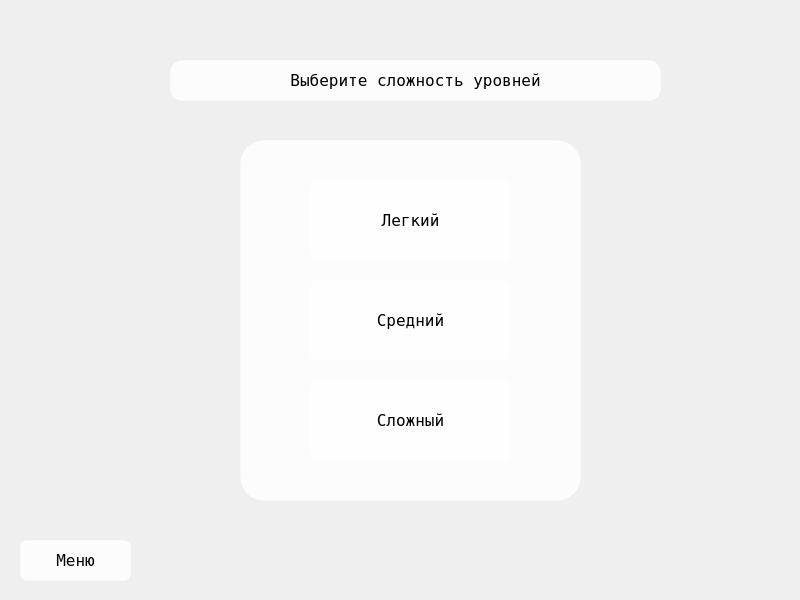
<?xml version="1.0" encoding="UTF-8"?>
<ui version="4.0">
 <class>MainWindow1</class>
 <widget class="QMainWindow" name="MainWindow1">
  <property name="geometry">
   <rect>
    <x>0</x>
    <y>0</y>
    <width>800</width>
    <height>600</height>
   </rect>
  </property>
  <property name="font">
   <font>
    <family>Fixedsys</family>
    <pointsize>12</pointsize>
   </font>
  </property>
  <property name="windowTitle">
   <string>Переливание</string>
  </property>
  <widget class="QWidget" name="centralwidget">
   <widget class="QLabel" name="label_2">
    <property name="geometry">
     <rect>
      <x>240</x>
      <y>140</y>
      <width>341</width>
      <height>361</height>
     </rect>
    </property>
    <property name="styleSheet">
     <string notr="true">background-color: rgba(255,255,255,200);
border: 1px solid rgba(255,255,255,70);
border-radius: 24px;</string>
    </property>
    <property name="text">
     <string/>
    </property>
   </widget>
   <widget class="QLabel" name="label_3">
    <property name="geometry">
     <rect>
      <x>170</x>
      <y>60</y>
      <width>491</width>
      <height>41</height>
     </rect>
    </property>
    <property name="font">
     <font>
      <family>Fixedsys</family>
      <pointsize>12</pointsize>
     </font>
    </property>
    <property name="styleSheet">
     <string notr="true">background-color: rgba(255,255,255,200);
border: 1px solid rgba(255,255,255,70);
border-radius: 12px;</string>
    </property>
    <property name="text">
     <string>Выберите сложность уровней</string>
    </property>
    <property name="alignment">
     <set>Qt::AlignCenter</set>
    </property>
    <property name="margin">
     <number>90</number>
    </property>
   </widget>
   <widget class="QPushButton" name="pushButton_27">
    <property name="geometry">
     <rect>
      <x>20</x>
      <y>540</y>
      <width>111</width>
      <height>41</height>
     </rect>
    </property>
    <property name="font">
     <font>
      <family>Fixedsys</family>
      <pointsize>12</pointsize>
     </font>
    </property>
    <property name="styleSheet">
     <string notr="true">QPushButton {
color: black;
background-color: rgba(255,255,255,200);
border: 1px solid rgba(255,255,255,70);
border-radius: 7px;
}
QPushButton:hover{
background-color: rgba(255,255,205,70);
}
QPushButton:pressed{
background-color: rgba(255,255,245,80);
}</string>
    </property>
    <property name="text">
     <string>Меню</string>
    </property>
   </widget>
   <widget class="QPushButton" name="pushButton_3">
    <property name="geometry">
     <rect>
      <x>310</x>
      <y>380</y>
      <width>201</width>
      <height>81</height>
     </rect>
    </property>
    <property name="font">
     <font>
      <family>Fixedsys</family>
      <pointsize>12</pointsize>
     </font>
    </property>
    <property name="styleSheet">
     <string notr="true">QPushButton {
color: black;
background-color: rgba(255,255,255,200);
border: 1px solid rgba(255,255,255,70);
border-radius: 7px;
}
QPushButton:hover{
background-color: rgba(255,255,205,70);
}
QPushButton:pressed{
background-color: rgba(255,255,245,80);
}</string>
    </property>
    <property name="text">
     <string>Сложный</string>
    </property>
   </widget>
   <widget class="QPushButton" name="pushButton_4">
    <property name="geometry">
     <rect>
      <x>310</x>
      <y>280</y>
      <width>201</width>
      <height>81</height>
     </rect>
    </property>
    <property name="font">
     <font>
      <family>Fixedsys</family>
      <pointsize>12</pointsize>
     </font>
    </property>
    <property name="styleSheet">
     <string notr="true">QPushButton {
color: black;
background-color: rgba(255,255,255,200);
border: 1px solid rgba(255,255,255,70);
border-radius: 7px;
}
QPushButton:hover{
background-color: rgba(255,255,205,70);
}
QPushButton:pressed{
background-color: rgba(255,255,245,80);
}</string>
    </property>
    <property name="text">
     <string>Средний</string>
    </property>
   </widget>
   <widget class="QPushButton" name="pushButton_5">
    <property name="geometry">
     <rect>
      <x>310</x>
      <y>180</y>
      <width>201</width>
      <height>81</height>
     </rect>
    </property>
    <property name="font">
     <font>
      <family>Fixedsys</family>
      <pointsize>12</pointsize>
     </font>
    </property>
    <property name="styleSheet">
     <string notr="true">QPushButton {
color: black;
background-color: rgba(255,255,255,200);
border: 1px solid rgba(255,255,255,70);
border-radius: 7px;
}
QPushButton:hover{
background-color: rgba(255,255,205,70);
}
QPushButton:pressed{
background-color: rgba(255,255,245,80);
}</string>
    </property>
    <property name="text">
     <string>Легкий</string>
    </property>
   </widget>
  </widget>
 </widget>
 <resources>
  <include location="res_rc.qrc"/>
 </resources>
 <connections/>
</ui>
